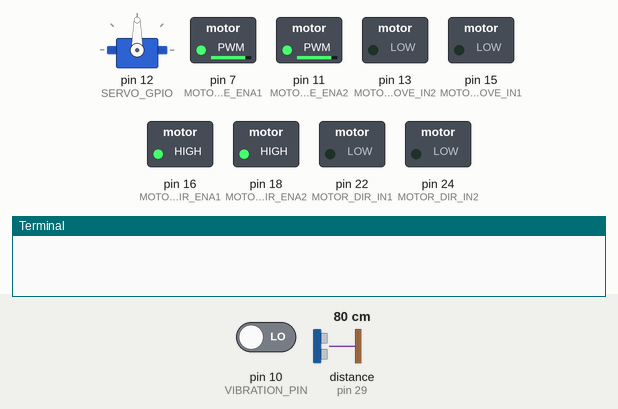
Recording of a program running on a simulated Raspberry Pi (header pin numbers). Parts: servo, switched loads named in the program (green lamp = pin HIGH), the last lines printed to the terminal. Dashed ring = blinking. Inputs (shaded band) come from the test bench; at power-on: distance to the obstacle (sensor on pin 29) 80 cm, pin 10 (VIBRATION_PIN) LOW. The echo pulse lasts 58.3 µs per cm; servo angles are drawn from the pulse width (0.5 ms = 0°, 2.5 ms = 180°); the clock reads 2024-03-15 10:24:30 at power-on unless the program sets it; pins used as bus, display or sensor lines are not drawn.

Above: at 0.1 s.
1.8 s: distance to the obstacle (sensor on pin 29) set to 35 cm
At 2.3 s:
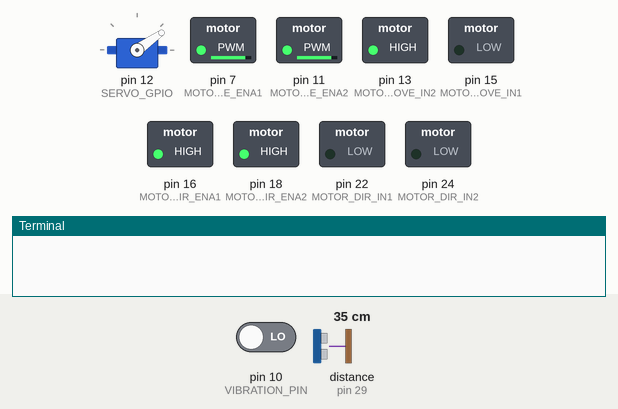
4.8 s: distance to the obstacle (sensor on pin 29) set to 28 cm
At 6.1 s:
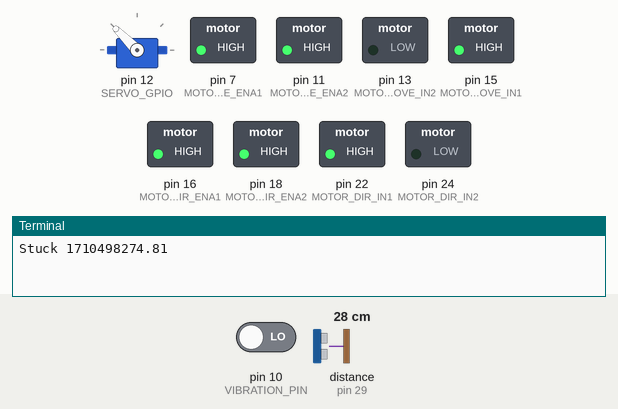
Timing chart, 0 to 13.8 s (numbered marks = the images above; inputs shaded):
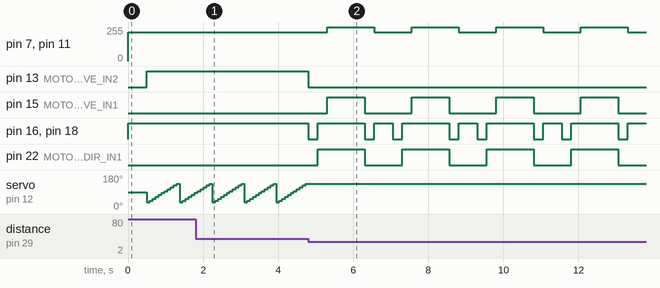

Measured:
- the behaviour switches between 32 and 31 cm on distance to the obstacle (sensor on pin 29) (found by bisection; images 1 and 2)
- by itself, pin 7 (MOTOR_MOVE_ENA1), pin 11 (MOTOR_MOVE_ENA2): alternates 255/255 for 1.3 s and 217/255 for 1.0 s
- by itself, pin 15 (MOTOR_MOVE_IN1): alternates HIGH for 1.0 s and LOW for 1.3 s
- by itself, pin 16 (MOTOR_DIR_ENA1), pin 18 (MOTOR_DIR_ENA2): repeats every 2.3 s: HIGH 1.3 s, LOW 0.25 s, HIGH 0.50 s, LOW 0.25 s
- by itself, pin 22 (MOTOR_DIR_IN1): alternates HIGH for 1.3 s and LOW for 1.0 s
- by itself, servo on pin 12 (SERVO_GPIO): repeats every 0.85 s: 105° 0.08 s, 115° 0.08 s, 125° 0.08 s, 135° 0.08 s, 35° 0.08 s, 45° 0.08 s, 55° 0.08 s, 65° 0.08 s, 75° 0.08 s, 85° 0.08 s, 95° 0.08 s

The program:

obstacle_avoidance.py
```python
import RPi.GPIO as gpio
import time
## Upgrading to RPi 3 B model

gpio.setwarnings(False)
gpio.setmode(gpio.BOARD)
##setup variables for pins
VIBRATION_PIN = 10
ULTRASONIC_TRIG = 26
ULTRASONIC_ECHO = 29
SERVO_GPIO = 12

MOTOR_MOVE_IN1 = 15
MOTOR_MOVE_IN2 = 13
MOTOR_MOVE_ENA1 = 7
MOTOR_MOVE_ENA2 = 11
MOTOR_DIR_ENA1 = 16
MOTOR_DIR_ENA2 = 18
MOTOR_DIR_IN1 = 22
MOTOR_DIR_IN2 = 24

FORWARD_SPEED = 85
BACKWARD_SPEED = 100
OBSTACLE_DISTANCE_CM = 20
SPEED_CHECK_INTERVAL_SEC = 2.0
MIN_ANGLE = 35
MAX_ANGLE = 145
STEP_ANGLE = 10
for out_pin in [MOTOR_MOVE_IN1, MOTOR_MOVE_IN2, MOTOR_MOVE_ENA1, MOTOR_MOVE_ENA2, MOTOR_DIR_IN1, MOTOR_DIR_IN2, MOTOR_DIR_ENA1, MOTOR_DIR_ENA2]:
    gpio.setup(out_pin, gpio.OUT)

gpio.setup(VIBRATION_PIN, gpio.IN, pull_up_down=gpio.PUD_DOWN)

gpio.setup(ULTRASONIC_TRIG, gpio.OUT)
gpio.output(ULTRASONIC_TRIG, False)
gpio.setup(ULTRASONIC_ECHO, gpio.IN)

gpio.setup(SERVO_GPIO, gpio.OUT)
servo_pin = gpio.PWM(SERVO_GPIO, 50)
servo_pin.start(7.5)

enas = []
for ena_pin in [MOTOR_MOVE_ENA1, MOTOR_MOVE_ENA2]:
    enas.append(gpio.PWM(ena_pin, 100))

moved = False
move_check_time = time.time()
def moved(vibration_pin):
    global moved
    moved = True

def stuck():
    global moved
    global move_check_time
    has_moved = moved
    current_time = time.time()
    if(current_time - move_check_time) > SPEED_CHECK_INTERVAL_SEC:
        if not(has_moved):
            print "Stuck", current_time
        moved = False
        move_check_time = current_time
        return not(has_moved)
    return False

gpio.add_event_detect(VIBRATION_PIN, gpio.RISING, callback=moved, bouncetime=1)

def obstacle_detected():
    for angle in range(MIN_ANGLE, MAX_ANGLE, STEP_ANGLE):
        move_sensor_servo(angle)
        distance = detect_distance()
        if distance <= OBSTACLE_DISTANCE_CM:
            move_sensor_servo(angle)
            print "Object detected", angle, distance
            return True
    return False

def move_sensor_servo(angle):
    pulse_time_ms = 0.5 + ((2.0 * angle) / 180)
    duty_cycle = (pulse_time_ms / 20) * 100
    servo_pin.ChangeDutyCycle(duty_cycle)
    time.sleep(0.075)

def detect_distance():
    gpio.output(ULTRASONIC_TRIG, True)
    time.sleep(0.00001)
    gpio.output(ULTRASONIC_TRIG, False)
    start_scan = time.time()
    while gpio.input(ULTRASONIC_ECHO) == 0:
        pass

    start = time.time()
    while gpio.input(ULTRASONIC_ECHO) == 1:
        pass
    stop = time.time()
    distance_cm = (stop - start) * 17000
    return distance_cm


def forward():
    gpio.output(MOTOR_DIR_ENA1, True)
    gpio.output(MOTOR_DIR_ENA2, True)
    gpio.output(MOTOR_MOVE_ENA1, True)
    gpio.output(MOTOR_MOVE_ENA2, True)
    gpio.output(MOTOR_DIR_IN1, False)
    gpio.output(MOTOR_DIR_IN2, False)
    for ena_pin in enas:
        ena_pin.start(FORWARD_SPEED)
    time.sleep(0.5)
    gpio.output(MOTOR_MOVE_IN1, False)
    gpio.output(MOTOR_MOVE_IN2, True)

def stop():
    gpio.output(MOTOR_MOVE_ENA1, False)
    gpio.output(MOTOR_MOVE_ENA2, False)
    gpio.output(MOTOR_DIR_ENA1, False)
    gpio.output(MOTOR_DIR_ENA2, False)
    gpio.output(MOTOR_MOVE_IN1, False)
    gpio.output(MOTOR_MOVE_IN2, False)
    gpio.output(MOTOR_DIR_IN1, False)
    gpio.output(MOTOR_DIR_IN2, False)

def backup():
    gpio.output(MOTOR_DIR_ENA1, True)
    gpio.output(MOTOR_DIR_ENA2, True)
    gpio.output(MOTOR_MOVE_ENA1, True)
    gpio.output(MOTOR_MOVE_ENA2, True)
    gpio.output(MOTOR_DIR_IN1, True)
    gpio.output(MOTOR_DIR_IN2, False)
    time.sleep(0.25)
    for ena_pin in enas:
        ena_pin.start(BACKWARD_SPEED)
    gpio.output(MOTOR_MOVE_IN1, True)
    gpio.output(MOTOR_MOVE_IN2, False)

try:
    forward()
    while True:
        if stuck() or obstacle_detected():
            stop()
            time.sleep(0.25)
            backup()
            time.sleep(1)
            stop()
            time.sleep(0.25)
            forward()

except KeyboardInterrupt:
        print "Cleaning up"
        gpio.cleanup()
```
